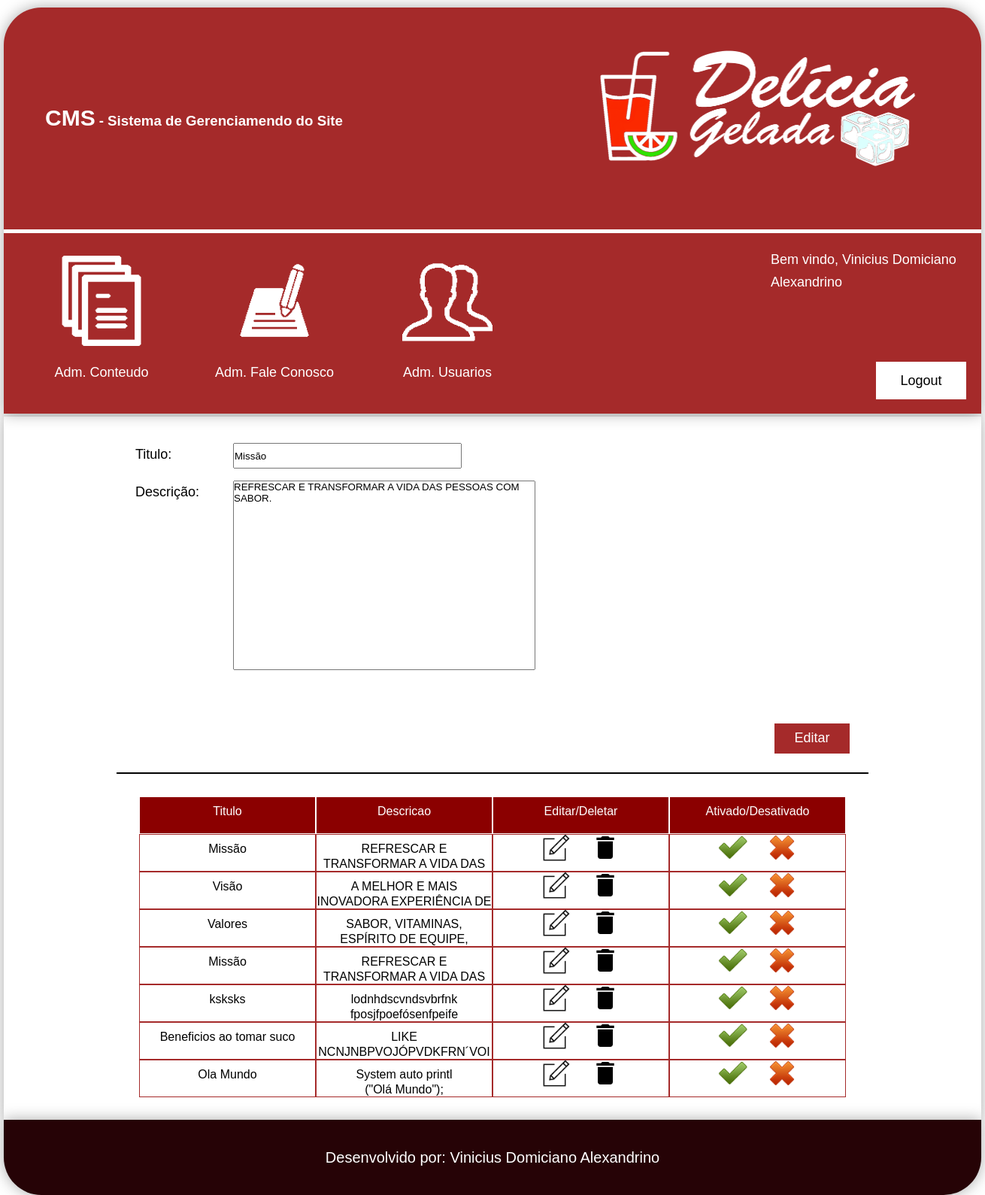
The page /cms/cms_mi_vi_va.php?modo=Editar&codigo=1 (signed in) on the database its author committed.
### tables this page shows
CREATE TABLE `tblmissao_visao_valores` (
  `codigo` int(11) NOT NULL AUTO_INCREMENT,
  `titulo` varchar(100) NOT NULL,
  `descricao` varchar(250) NOT NULL,
  `status` tinyint(4) NOT NULL,
  PRIMARY KEY (`codigo`)
);

### cms/cms_mi_vi_va.php (the view, shortened to what this page needs)
<?php
    $conexao = conexaoMysql();
    $btnName = (string) "Criar";
    $titulo = (string) "";
    $texto = (string) "";
    if(isset($_GET['modo'])){
        $btnName = $_GET['modo'];
        $sql = "select * from tblmissao_visao_valores";
        $select = mysqli_query($conexao, $sql);
        if($rsEditar =mysqli_fetch_array($select)){
            $titulo = $rsEditar['titulo'];
            $texto = $rsEditar['descricao'];
        }
    }
?>
<!DOCTYPE html>
<html lang="pt-br">
    <head>
        <link rel="stylesheet" type="text/css" href="css/style.css">
        <link rel="stylesheet" type="text/css" href="css/estilizacoes.css">
    </head>
    <body>
        <?php
            require_once("modulos/cabecalho.php");
        ?>
        <div class="conteudo center shadow">
            <section class="section center">
                <div class="adicionar">
                    <form name="frmMvv" method="post" action="bd/salvar_mvv.php">
                        <div class="caixa_preencher">
                            <p>Titulo:</p>
                            <input maxlength="50" type="text" name="txtTitulo" value="<?=$titulo?>" class="txt_preencher" required/>
                        </div>
                        <div class="caixa_preencher">
                            <p>Descrição:</p>
                            <textarea name="txtDescricao" maxlength="100" required><?=$texto?></textarea>
                        </div>
                        <div class="botoes">
                            <input class="btn_adm_user" name="btnSalvar" type="submit" value="<?=$btnName?>">
                        </div>
                    </form>
                </div>
                <div class="visualizar_crud">
                    <div class="linha_visualizar_crud_header">
                        <div class="header_visualizar_crud">Titulo</div>
                        <div class="header_visualizar_crud">Descricao</div>
                        <div class="header_visualizar_crud">Editar/Deletar</div>
                        <div class="header_visualizar_crud">Ativado/Desativado</div>
                    </div>
                    <?php
                        $sql = "select * from tblmissao_visao_valores";
                        $select = mysqli_query($conexao, $sql);
                        while($rsMvv = mysqli_fetch_array($select)){
                    ?>
                    <div class="linha_visualizar_crud">
                        <div class="coluna_visualizar_crud"><?=$rsMvv['titulo']?></div>
                        <div class="coluna_visualizar_crud crud_text"><?=$rsMvv['descricao']?></div>
                        <div class="coluna_visualizar_crud">
                           <a href="cms_mi_vi_va.php?modo=Editar&codigo=<?=$rsMvv['codigo']?>">
                                <img src="icons/edit.png" alt="">
                           </a>
                            <a href="bd/deletar_mvv.php?modo=deletar&codigo=<?=$rsMvv['codigo']?>">
                                <img src="icons/delete.png" alt="">
                            </a>
                        </div>
                        <div class="coluna_visualizar_crud">
                            <a href="bd/status_mvv.php?modo=ativar&codigo=<?=$rsMvv['codigo']?>">
                                <img src="icons/true.png" alt="">
                            </a>
                            <a href="bd/status_mvv.php?modo=desativar&codigo=<?=$rsMvv['codigo']?>">
                                <img src="icons/false.png" alt="">
                            </a>
                        </div>
                    </div>
                    <?php
                        }
                    ?>
                </div>
            </section>
        </div>
        <?php
            require_once("modulos/rodape.php");
        ?>
    </body>
</html>

### cms/css/style.css (style rules this page uses)
#nivel, #usuario, .section { width: 1000px; min-height: 250px; height: auto; }
#niveis_criar, #adicionar_usuario, .adicionar { width: inherit; height: auto; min-height: 250px; padding: 25px; box-sizing: border-box; overflow: hidden; }
.caixa_preencher { min-width: 50%; width: auto; min-height: 50px; height: auto; padding-top: 10px; box-sizing: border-box; }
.txt_preencher, .caixa_selecionar { width: 300px; height: 30px; margin-left: 10px; }
.caixa_preencher p { margin-right: 0; min-width: 120px; }
.caixa_preencher textarea { width: 400px; height: 250px; margin-left: 10px; }
.caixa_preencher .txt_preencher, .caixa_preencher p { float: left; }
.botoes { width: 100%; height: 40px; float: left; margin-top: 7%; }
.btn_adm_user { width: 100px; height: inherit; float: right; border: 0px; background-color: brown; font-size: 18px; color: white; }
.visualizar_crud { width: inherit; min-height: 50px; height: auto; border-top: 2px solid black; padding: 30px; box-sizing: border-box; }
.linha_visualizar_crud, .linha_visualizar_crud_header { width: 100%; height: 50px; background-color: darkred; overflow: hidden; }
.header_visualizar_crud, .coluna_visualizar_crud { border: solid 1px white; box-sizing: border-box; color: white; float: left; width: 25%; height: 100%; text-align: center; font-size: 16px; line-height: 20px; padding-top: 1%; }
.coluna_visualizar_crud { background-color: #ffffff; border: solid 1px brown; color: black; }
.coluna_visualizar_crud img { width: 40px; height: 40px; margin-left: 10px; margin-right: 10px; margin-top: -5%; }
.crud_text { overflow: auto; }

### cms/css/estilizacoes.css (style rules this page uses)
* { margin: 0px; padding: 0px; font-family: Verdana, sans-serif; }
img { max-width: 100%; width: 100%; height: 100%; }
input { outline: 0; }
p { font-size: 18px; line-height: 30px; }
a { color: white; text-decoration: none; font-size: 20px; cursor: pointer; line-height: inherit; }
.center { margin-left: auto; margin-right: auto; }
.conteudo { width: 1300px; height: inherit; }
.shadow { box-shadow: 0px 0px 20px darkgray; }
textarea { resize: none; }

### rows shown on the page
tblmissao_visao_valores: txtTitulo "Missão", txtDescricao "REFRESCAR E TRANSFORMAR A VIDA DAS PESSOAS COM SABOR.", titulo "Missão", descricao "REFRESCAR E TRANSFORMAR A VIDA DAS…"
tblmissao_visao_valores: titulo "Visão", descricao "A MELHOR E MAIS INOVADORA EXPERIÊNCIA DE…"
tblmissao_visao_valores: titulo "Valores", descricao "SABOR, VITAMINAS, ESPÍRITO DE EQUIPE,…"
tblmissao_visao_valores: titulo "Missão", descricao "REFRESCAR E TRANSFORMAR A VIDA DAS…"
tblmissao_visao_valores: titulo "ksksks", descricao "lodnhdscvndsvbrfnk fposjfpoefósenfpeife…"
tblmissao_visao_valores: titulo "Beneficios ao tomar suco", descricao "LIKE NCNJNBPVOJÓPVDKFRN´VOI…"
tblmissao_visao_valores: titulo "Ola Mundo", descricao "System auto printl (\"Olá Mundo\");"

### other values the page prints
$nomeUsuario "Vinicius Domiciano Alexandrino"
